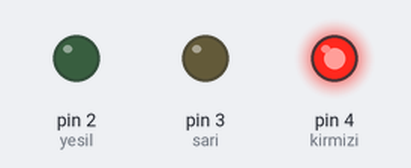
Bench run of a sketch on a simulated Arduino Uno, built with avr-gcc and run on an emulated ATmega328P. On the bench: output pins drawn as LEDs (lit = HIGH).

Above: at 5.0 s.
At 11.0 s:
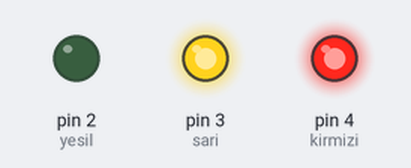
At 14.5 s:
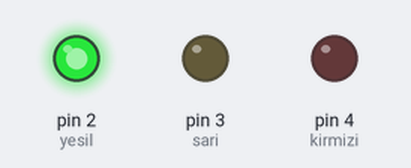
Timing chart, 0 to 22.1 s (numbered marks = the images above):
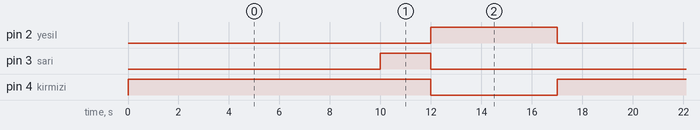

The sketch:

Arduino_Problem_Seti_2.ino
```cpp
int kirmizi=4;
int sari=3;
int yesil=2;

void setup() {
pinMode(kirmizi,OUTPUT);
pinMode(sari,OUTPUT);
pinMode(yesil,OUTPUT);

}

void loop() {
digitalWrite(kirmizi,1);
delay(10000);
digitalWrite(sari,1);
delay(2000);
digitalWrite(kirmizi,0);
digitalWrite(sari,0);
digitalWrite(yesil,1);
delay(5000);
digitalWrite(yesil,0);


}
```

Measured:
- by itself, pin 2 (yesil): alternates HIGH for 5.0 s and LOW for 12.0 s
- by itself, pin 3 (sari): alternates HIGH for 2.0 s and LOW for 15.0 s
- by itself, pin 4 (kirmizi): alternates HIGH for 12.0 s and LOW for 5.0 s
